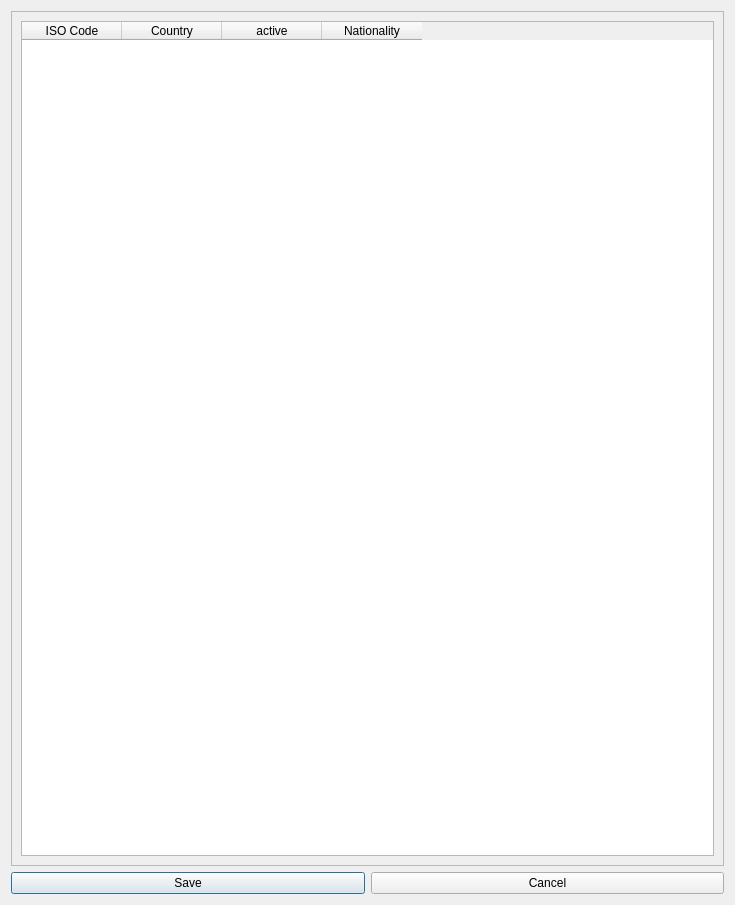
<?xml version="1.0" encoding="UTF-8"?>
<ui version="4.0">
 <class>Landdialog</class>
 <widget class="QDialog" name="Landdialog">
  <property name="geometry">
   <rect>
    <x>0</x>
    <y>0</y>
    <width>735</width>
    <height>905</height>
   </rect>
  </property>
  <property name="windowTitle">
   <string>Edit table of countries</string>
  </property>
  <property name="windowIcon">
   <iconset>
    <normaloff>pypordb/8027068_splash.png</normaloff>pypordb/8027068_splash.png</iconset>
  </property>
  <layout class="QGridLayout" name="gridLayout">
   <item row="0" column="0">
    <layout class="QVBoxLayout" name="verticalLayout">
     <item>
      <widget class="QFrame" name="frame">
       <property name="frameShape">
        <enum>QFrame::StyledPanel</enum>
       </property>
       <property name="frameShadow">
        <enum>QFrame::Raised</enum>
       </property>
       <layout class="QHBoxLayout" name="horizontalLayout_2">
        <item>
         <widget class="QTableWidget" name="tableWidgetLaender">
          <property name="whatsThis">
           <string>Here you can enter countries with their ISO codes and the corresponding nationality. By setting an &quot;X&quot; in column &quot;active&quot;, this country will appear in the combo box on the actors tab and can be used for adding new actors.</string>
          </property>
          <column>
           <property name="text">
            <string>ISO Code</string>
           </property>
          </column>
          <column>
           <property name="text">
            <string>Country</string>
           </property>
          </column>
          <column>
           <property name="text">
            <string>active</string>
           </property>
          </column>
          <column>
           <property name="text">
            <string>Nationality</string>
           </property>
          </column>
         </widget>
        </item>
       </layout>
      </widget>
     </item>
     <item>
      <layout class="QHBoxLayout" name="horizontalLayout">
       <item>
        <widget class="QPushButton" name="pushButtonLandSpeichern">
         <property name="text">
          <string>Save</string>
         </property>
        </widget>
       </item>
       <item>
        <widget class="QPushButton" name="pushButtonLandAbbrechen">
         <property name="text">
          <string>Cancel</string>
         </property>
        </widget>
       </item>
      </layout>
     </item>
    </layout>
   </item>
  </layout>
 </widget>
 <resources/>
 <connections/>
</ui>
